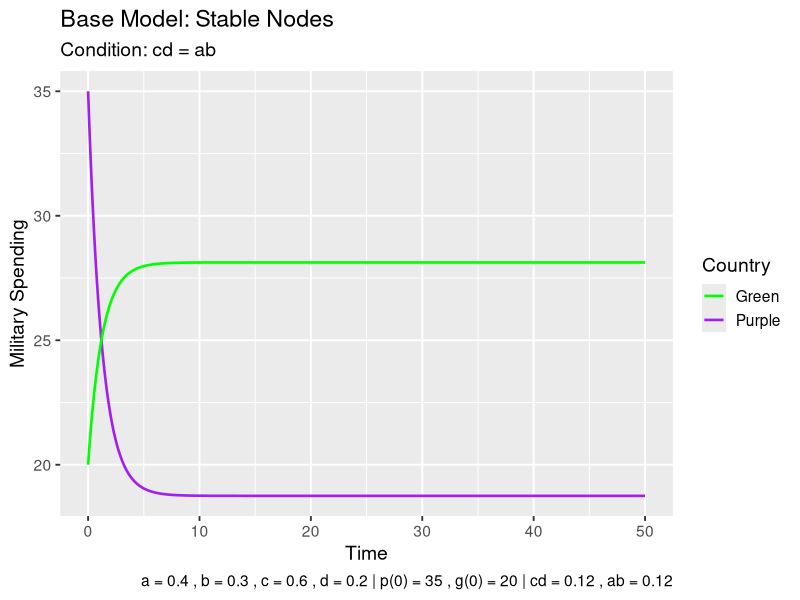
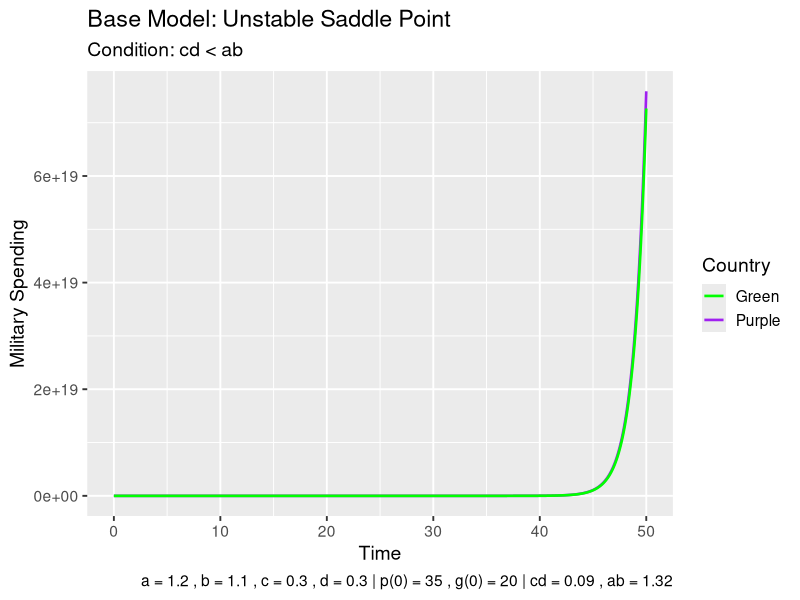
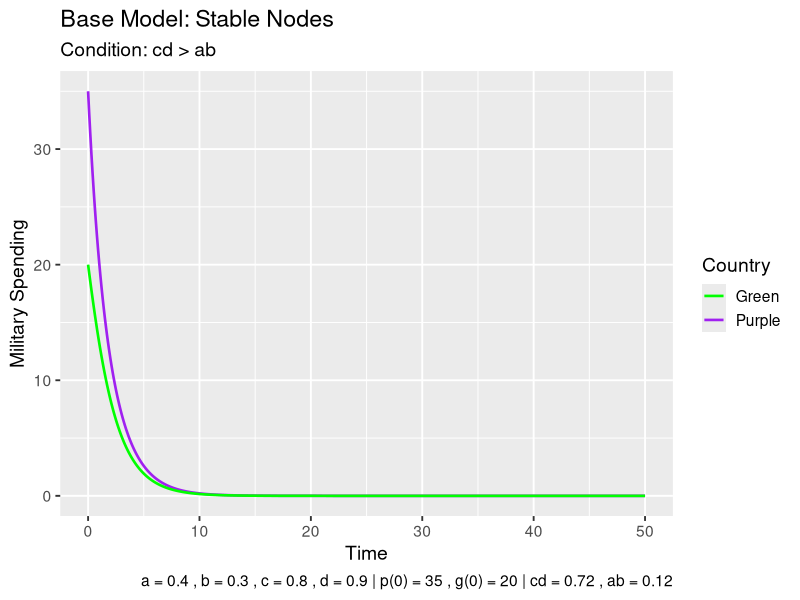

Write R code to recreate these figures, in order.
#load libraries
library(expm)
library(ggplot2)

#t-values
t_vals <- seq(0, 50, by = 0.1)

#inital conditions
p0 <- 35
g0 <- 20
x0 <- c(p0, g0)

#Model solution
arms_model_exact <- function(t_vals, x0, a, b, c, d) {
  A <- matrix(c(-c, a,
                b, -d), nrow = 2, byrow = TRUE)
  arms <- matrix(NA, nrow = 2, ncol = length(t_vals))
  
  for (i in 1:length(t_vals)) {
    t <- t_vals[i]
    arms[, i] <- expm(A * t) %*% x0
  }
  
  return(arms)
}

colours <- c("Purple" = "purple", "Green" = "green")


#Model 1 - Case 1(d): Line of Stable Nodes
a1 <- 0.4
b1 <- 0.3
c1 <- 0.6
d1 <- 0.2

model1 <- arms_model_exact(t_vals, x0, a1, b1, c1, d1)

soln1 <- data.frame(
  time = t_vals,
  purple = model1[1,],
  green = model1[2,]
)

ggplot(soln1) +
  geom_line(aes(x = time, y = purple, colour = "Purple"), linewidth = 0.9) +
  geom_line(aes(x = time, y = green, colour = "Green"), linewidth = 0.9) +
  labs(
    title = "Base Model: Stable Nodes",
    subtitle = "Condition: cd = ab",
    x = "Time",
    y = "Military Spending",
    colour = "Country",
    caption = paste("a =", a1, ", b =", b1, ", c =", c1, ", d =", d1,
                    "| p(0) =", p0, ", g(0) =", g0,
                    "| cd =", round(c1*d1,2), ", ab =", round(a1*b1,2))
  ) +
  scale_colour_manual(values = colours) +
  theme_gray(base_size = 14)


#Model 2 - Case 1(c): Unstable Saddle Point
a2 <- 1.2
b2 <- 1.1
c2 <- 0.3
d2 <- 0.3

model2 <- arms_model_exact(t_vals, x0, a2, b2, c2, d2)

soln2 <- data.frame(
  time = t_vals,
  purple = model2[1,],
  green = model2[2,]
)

ggplot(soln2) +
  geom_line(aes(x = time, y = purple, colour = "Purple"), linewidth = 0.9) +
  geom_line(aes(x = time, y = green, colour = "Green"), linewidth = 0.9) +
  labs(
    title = "Base Model: Unstable Saddle Point",
    subtitle = "Condition: cd < ab",
    x = "Time",
    y = "Military Spending",
    colour = "Country",
    caption = paste("a =", a2, ", b =", b2, ", c =", c2, ", d =", d2,
                    "| p(0) =", p0, ", g(0) =", g0,
                    "| cd =", round(c2*d2,2), ", ab =", round(a2*b2,2))
  ) +
  scale_colour_manual(values = colours) +
  theme_gray(base_size = 14)


#Model 3: Case 1(e): Stable Nodes
a3 <- 0.4
b3 <- 0.3
c3 <- 0.8
d3 <- 0.9

model3 <- arms_model_exact(t_vals, x0, a3, b3, c3, d3)

soln3 <- data.frame(
  time = t_vals,
  purple = model3[1,],
  green = model3[2,]
)

ggplot(soln3) +
  geom_line(aes(x = time, y = purple, colour = "Purple"), linewidth = 0.9) +
  geom_line(aes(x = time, y = green, colour = "Green"), linewidth = 0.9) +
  labs(
    title = "Base Model: Stable Nodes",
    subtitle = "Condition: cd > ab",
    x = "Time",
    y = "Military Spending",
    colour = "Country",
    caption = paste("a =", a3, ", b =", b3, ", c =", c3, ", d =", d3,
                    "| p(0) =", p0, ", g(0) =", g0,
                    "| cd =", round(c3*d3,2), ", ab =", round(a3*b3,2))
  ) +
  scale_colour_manual(values = colours) +
  theme_gray(base_size = 14)
